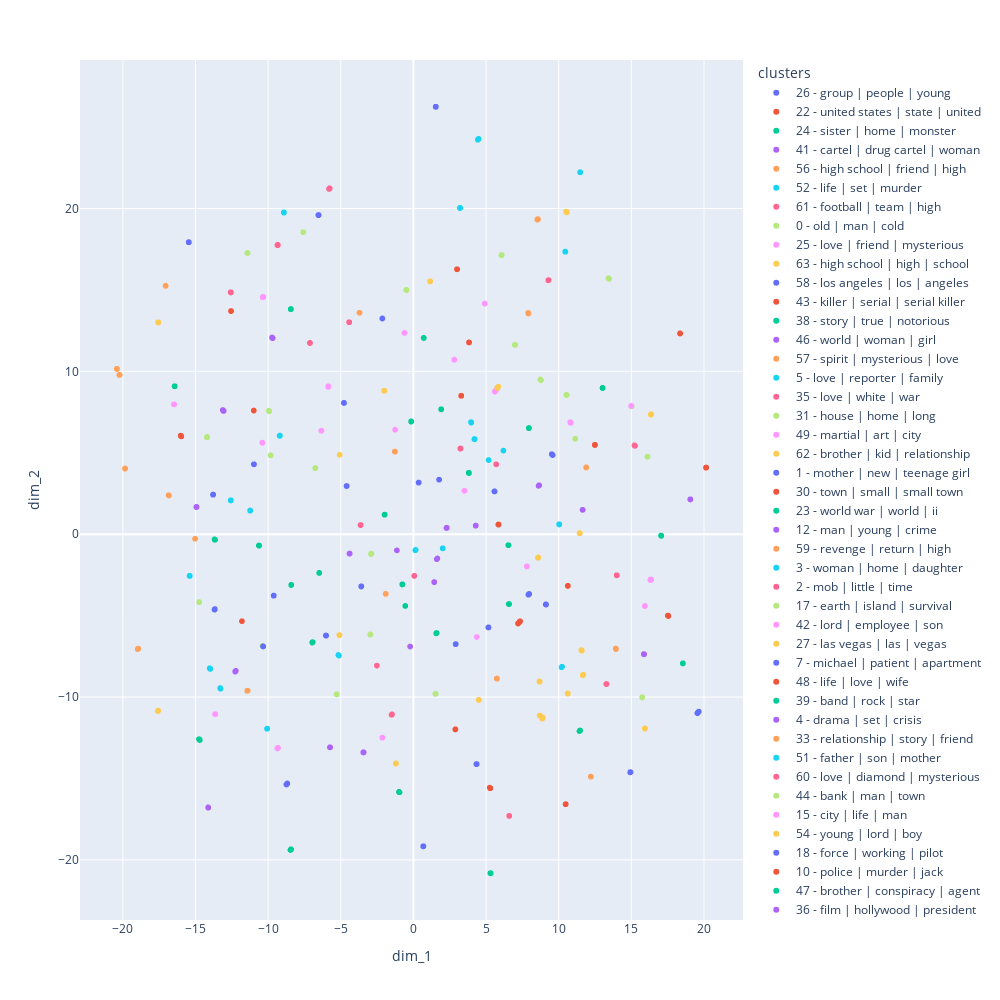

Notebook code cell kept with this figure:
### Code cell
fig = nested.visualize_embeddings(nested_level=2)
fig.show()
